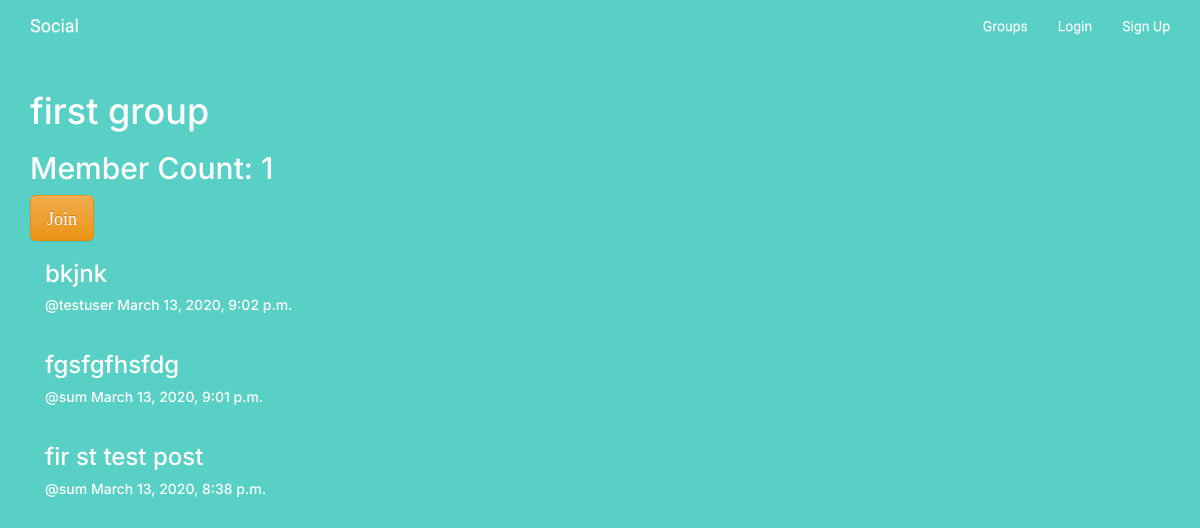
The app's page /groups/posts/in/first-group/ with its own data.
### groups/models.py (models this page shows, shortened)
class Group(models.Model):
	name = models.CharField(max_length = 255, unique = True)
	slug = models.SlugField(allow_unicode=True, unique=True)
	description = models.TextField(blank=True, default = '')
	description_html = models.TextField(editable=False, default='', blank=True)
	members = models.ManyToManyField(User, through='GroupMember')
	class Meta:
		ordering = ['name']

### posts/models.py (models this page shows, shortened)
class Post(models.Model):
	user = models.ForeignKey(User, related_name='posts', on_delete= models.DO_NOTHING)
	created_at = models.DateTimeField(auto_now = True)
	message = models.TextField()
	message_html = models.TextField(editable=False)
	group = models.ForeignKey(Group, related_name ='posts', null=True, blank=True, on_delete= models.DO_NOTHING)
	class Meta:
		ordering =  ['-created_at'] #descending order
		unique_together = ['user', 'message']

### groups/views.py (the view)
# urls.py: url(r'^posts/in/(?P<slug>[-\w]+)/$', views.SingleGroup.as_view(), name='single'),
class SingleGroup(generic.DetailView):
	model = Group

### groups/templates/groups/group_detail.html
{% extends "groups/group_base.html" %}
{% block pregroup %}
<h1>{{ group.name }}</h1>
<h2>Member Count: {{ group.members.count }}</h2>
<div class="content">
	{% if user in group.members.all %}
	  <a href="{% url 'groups:leave' slug=group.slug %}" class='btn btn-lg btn-fill btn-warning'>
	  	<span class='glyphicon glythicon-remove-circle'>Leave</span>
	  </a>
	{% else %}
	  <a href="{% url 'groups:join' slug=group.slug %}" class='btn btn-lg btn-fill btn-warning'>
	  	<span class='glyphicon glythicon-ok-circle'>Join</span>
	  </a>
	{% endif %}
</div>
{% endblock %}
{% block group_content %}
<div class="col-md-8">
	{% if group.posts.count == 0 %}
	  <h2>No posts in this group yet.</h2>
	{% else %}
	  {% for post in group.posts.all %}
	    {% include "posts/_post.html" %}
	  {% endfor %}
	{% endif %}
</div>
{% endblock %}

### posts/templates/posts/_post.html (shortened to what this page needs)
<div class='post media'>
	<h3>{{post.message_html|safe}}</h3>
	<div class="media-body">
		<h5 class="media-heading">
		<span class='username'>
			<a href="{% url 'posts:for_user' username=post.user.username %}">@{{post.user.username}}</a>
		</span>
		<time class='time'>
			<a href="{% url 'posts:single' username=post.user.username pk=post.pk %}">
				{{post.created_at}}
			</a>
		</time>
		</h5>
	</div>
</div>

### static/social/css/master.css (style rules this page uses)
body { background-color: black; color: white; }
html, body { overflow: hidden; font-family: Comfortaa; }
body { background: #58D0C5; }
a { color:white; }

### records on screen
Group: name "first group", members.count "1"
Post: message_html "bkjnk", user.username "testuser", created_at "March 13, 2020, 9:02 p.m."
Post: message_html "fgsfgfhsfdg", user.username "sum", created_at "March 13, 2020, 9:01 p.m."
Post: message_html "fir st test post", user.username "sum", created_at "March 13, 2020, 8:38 p.m."
